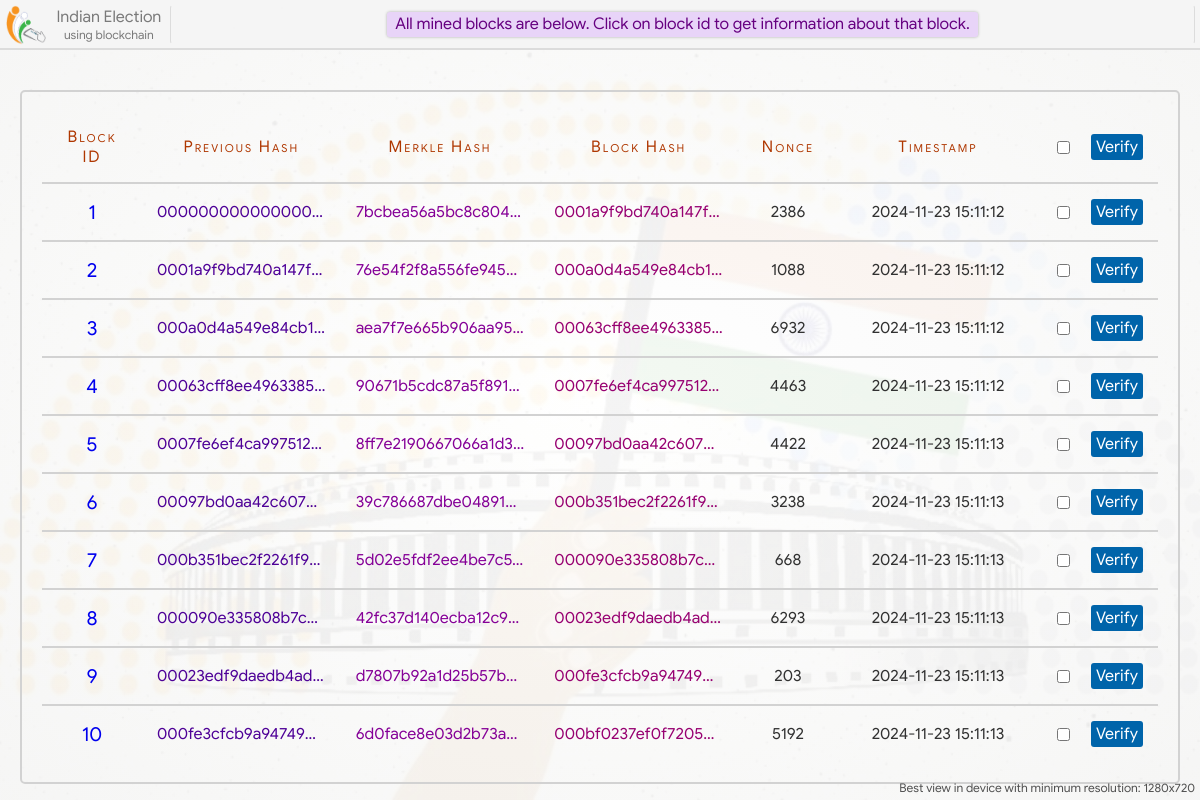
Before: /blockchain/ with the older database file.
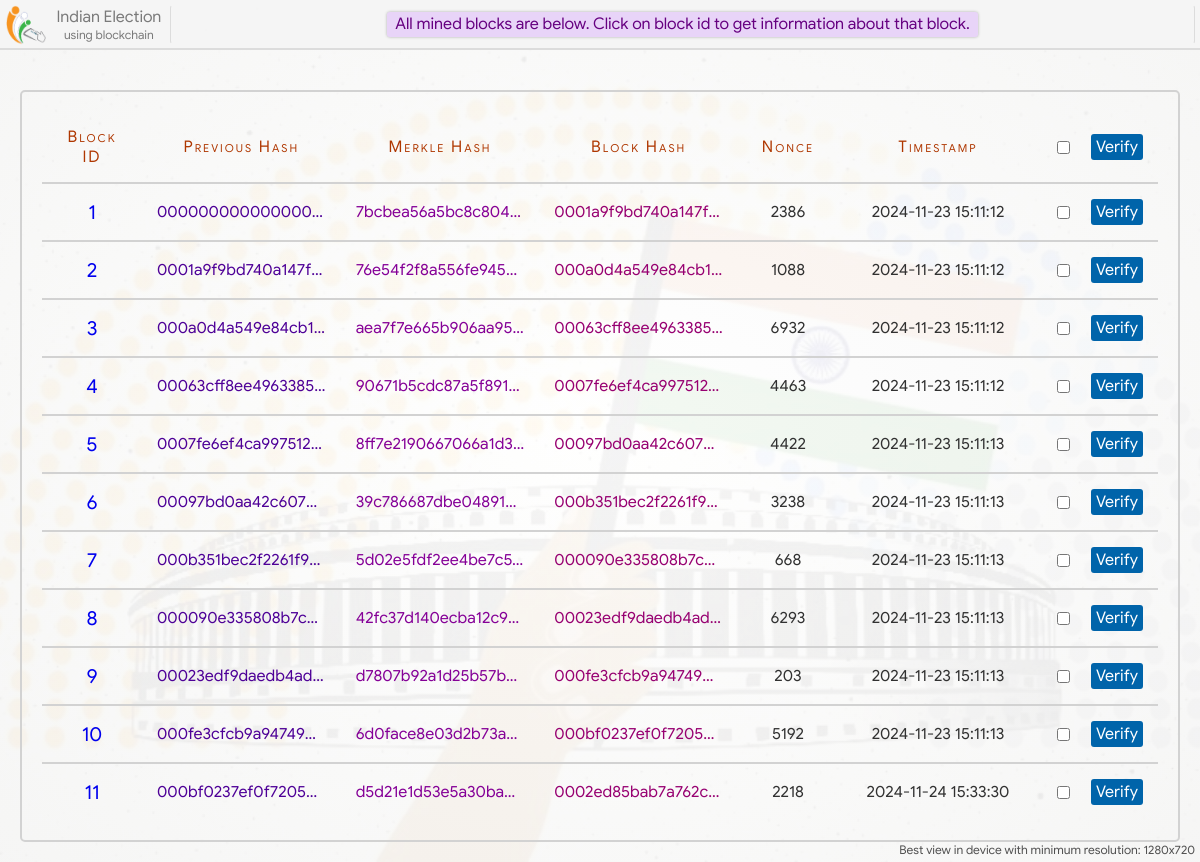
After: the same page with the newer database file.
### home/models.py (models this page shows)
class Block(models.Model):
    prev_hash = models.CharField(max_length=100, blank=True)
    merkle_hash = models.CharField(max_length=100, blank=True)
    this_hash = models.CharField(max_length=100, blank=True)
    nonce = models.IntegerField(null=True)
    timestamp = models.DateTimeField()

### home/views.py (the view)
# urls.py: path('blockchain/', views.blockchain, name='blockchain'),
def blockchain(request):
    blocks = Block.objects.all()
    return render(request, 'blockchain.html', {'blocks':blocks})

### home/templates/blockchain.html (shortened to what this page needs)
{% extends 'base.html' %}
{% load static %}
{% block head %}
    <link rel="stylesheet" type="text/css" href="{% static 'css/blockchain.css' %}">
{% endblock %}
{% block main_content %}
<div class="blocks">
    <table class="mine-block-result">
        <tr class="table-header">
            <td>Block ID</td>
            <td>Previous Hash</td>
            <td>Merkle Hash</td>
            <td>Block Hash</td>
            <td>Nonce</td>
            <td>Timestamp</td>
            <td> <div class="verify-button" title="Click to verify selected Blocks"> <input type="checkbox" onchange="verifySelect(this)"> <span onclick="verifyBlock(this)">Verify</span> </div> </td>
        </tr>
        {% if blocks %}
        {% for block in blocks %}
        <tr id="{{ block.id }}">
            <td> <a class="block-info-link" href="/block-info/?id={{block.id}}"> {{ block.id }} </a> </td>
            <td title="{{ block.prev_hash }}" style="color: rgb(78, 0, 151);">{{ block.prev_hash }}</td>
            <td title="{{ block.merkle_hash }}" style="color: rgb(133, 0, 151);">{{ block.merkle_hash }}</td>
            <td title="{{ block.this_hash }}" style="color: rgb(151, 0, 113);">{{ block.this_hash }}</td>
            <td>{{ block.nonce }}</td>
            <td>{{ block.timestamp|date:"Y-m-d" }} {{ block.timestamp|time:"H:i:s" }}</td>
            <td> <div class="verify-button" title="Click to verify this Block"> <input type="checkbox" onchange="verifySelect(this)"> <span onclick="verifyBlock(this)">Verify</span> </div> </td>
        </tr>
        {% endfor %}
        {% else %}
        <tr>
            <td colspan="7">No Blocks</td>
        </tr>
        {% endif %}
    </table>
</div>
{% endblock %}

Changed rows visible on the page:
added Block: id "11", prev_hash "000bf0237ef0f7205c…", merkle_hash "d5d21e1d53e5a30ba…", this_hash "0002ed85bab7a762c…", nonce "2218", timestamp "2024-11-24", timestamp "15:33:30"
